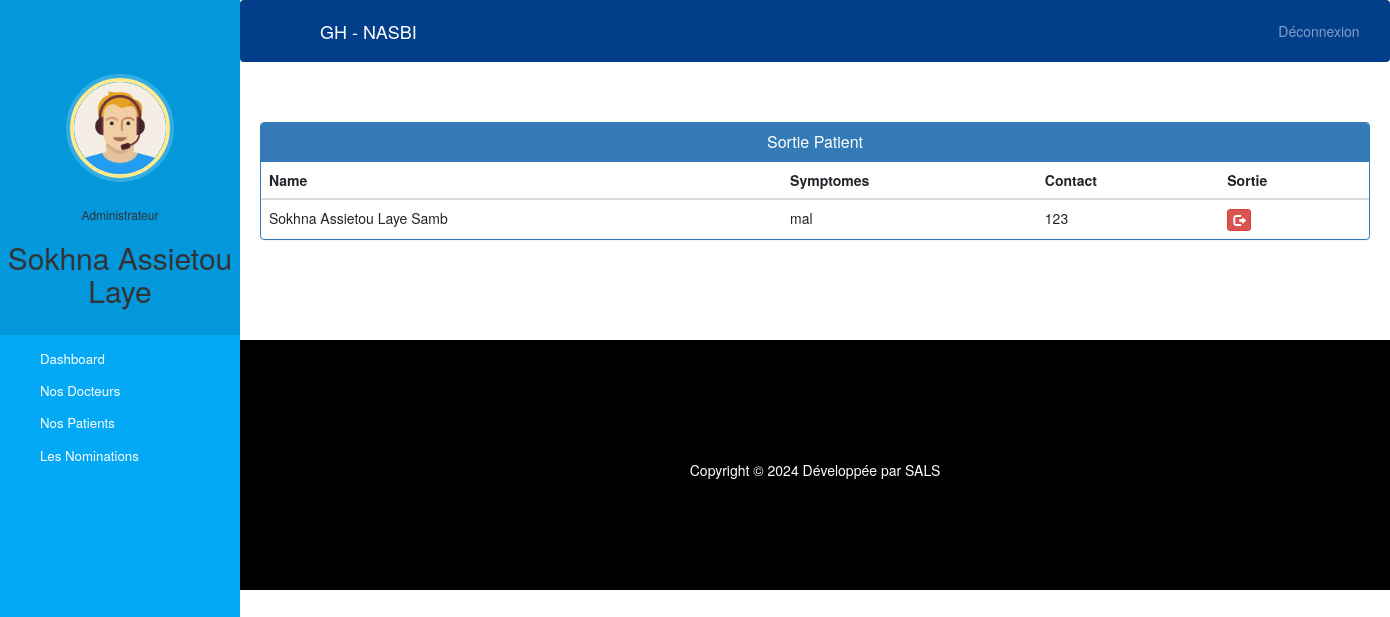
Screenshot of /admin-discharge-patient (signed in) with the database file from the repository.
### hospital/models.py (models this page shows, shortened)
class Patient(models.Model):
    user=models.OneToOneField(User,on_delete=models.CASCADE)
    profile_pic= models.ImageField(upload_to='profile_pic/PatientProfilePic/',null=True,blank=True)
    address = models.CharField(max_length=40)
    mobile = models.CharField(max_length=20,null=False)
    symptoms = models.CharField(max_length=100,null=False)
    assignedDoctorId = models.PositiveIntegerField(null=True)
    admitDate=models.DateField(auto_now=True)
    status=models.BooleanField(default=False)
    @property
    def get_name(self):
        return self.user.first_name+" "+self.user.last_name

### hospital/views.py (the view)
# urls.py: path('admin-discharge-patient', views.admin_discharge_patient_view,name='admin-discharge-patient'),
@login_required(login_url='adminlogin')
@user_passes_test(is_admin)
def admin_discharge_patient_view(request):
    patients=models.Patient.objects.all().filter(status=True)
    return render(request,'hospital/admin_discharge_patient.html',{'patients':patients})

### hospital/views.py (called while the page is built)
def is_admin(user):
    return user.groups.filter(name='ADMIN').exists()

### templates/hospital/admin_discharge_patient.html (shortened to what this page needs)
{% extends 'hospital/admin_base.html' %}
{% block content %}
<head>
  <link href="//netdna.bootstrapcdn.com/bootstrap/3.0.0/css/bootstrap.min.css" rel="stylesheet" id="bootstrap-css">
</head>
<div class="container">
  <div class="panel panel-primary">
    <div class="panel-heading">
      <h6 class="panel-title">Sortie Patient</h6>
    </div>
    <table class="table table-hover" id="dev-table">
      <thead>
        <tr>
          <th>Name</th>
          <th>Symptomes</th>
          <th>Contact</th>
          <th>Sortie</th>
        </tr>
      </thead>
      {% for p in patients %}
      <tr>
        <td> {{p.get_name}}</td>
        <td>{{p.symptoms}}</td>
        <td>{{p.mobile}}</td>
        <td><a class="btn btn-danger btn-xs" href="{% url 'discharge-patient' p.id  %}"><span class="glyphicon glyphicon-log-out"></span></a></td>
      </tr>
      {% endfor %}
    </table>
  </div>
</div>
{% endblock content %}

### templates/hospital/admin_base.html (shortened to what this page needs)
<!DOCTYPE html>
{% load static %}
<html lang="en">
<head>
  <link rel="stylesheet" href="https://stackpath.bootstrapcdn.com/bootstrap/4.3.1/css/bootstrap.min.css">
  <link rel="stylesheet" href="https://maxcdn.bootstrapcdn.com/font-awesome/4.7.0/css/font-awesome.min.css">
  <link rel="stylesheet" href="{% static '/style.css' %}">
</head>
<body>
  <nav class="menu" tabindex="0">
    <header class="avatar">
      <img src="{% static "images/adminpropic.png" %}" style="height:100px;margin-top:50px" />
      <br><br>
      <h6>Administrateur</h6>
      <h2>{{request.user.first_name}}</h2>
    </header>
    <ul>
      <li tabindex="0" class="icon-dashboard"> <a style="color:white; text-decoration:none;" href="admin-dashboard"><span>Dashboard</span></a> </li>
      <li tabindex="0" class="icon-customers"> <a style="color:white; text-decoration:none;" href="admin-doctor"><span>Nos Docteurs</span></a></li>
      <li tabindex="0" class="icon-users"> <a style="color:white; text-decoration:none;" href="admin-patient"><span>Nos Patients</span></a></li>
      <li tabindex="0" class="icon-calendar"> <a style="color:white; text-decoration:none;" href="admin-appointment"><span>Les Nominations</span></a></li>
    </ul>
  </nav>
  <main>
    <div class="bs-example">
      <nav class="navbar navbar-expand-md  navbar-dark fixed-top" style="background:#023e8a;">
        <a href="/admin-dashboard" class="navbar-brand" style="margin-left:54px">GH - NASBI</a>
        <div class="collapse navbar-collapse justify-content-between" id="navbarCollapse">
          <div class="navbar-nav" style=" margin-left: 90%;">
            <a href="/logout" class="nav-item nav-link">Déconnexion</a>
          </div>
        </div>
      </nav>
    </div>
    <br><br>
    {% block content %}
    {% endblock content %}
    <br><br><br><br>
    <footer>
      <br>
      <div class="container">
        <div class="row">
          <div class="col-md-12 col-sm-12">
            <div style="color:#ffffff;" class="wow fadeInUp footer-copyright">
              <p>
                Copyright &copy; 2024 Développée par SALS </p>
            </div>
          </div>
        </div>
      </div>
    </footer>
  </main>
</body>
</html>

### static/style.css (style rules this page uses)
body { padding-left: 240px; }
main { position: relative; height: 100vh; }
.menu { background: #e47321; height: 100vh; width: 240px; position: fixed; top: 0px; left: 0; z-index: 5; outline: none; }
.menu .avatar { background: rgba(0, 0, 0, 0.1); padding: 2em 0.5em; text-align: center; }
.menu .avatar img { width: 100px; border-radius: 50%; overflow: hidden; border: 4px solid #ffea92; box-shadow: 0 0 0 4px rgba(255, 255, 255, 0.2); }
.menu .avatar h2 { font-weight: normal; margin-bottom: 0; }
.menu ul { list-style: none; padding: 0.5em 0; margin: 0; }
.menu ul li { padding: 0.5em 1em 0.5em 3em; font-size: 0.95em; font-weight: regular; background-repeat: no-repeat; background-position: left 15px center; background-size: auto 20px; transition: all 0.15s linear; cursor: pointer; }
.menu ul li.icon-dashboard { background-image: url("http://www.entypo.com/images//gauge.svg"); }
.menu ul li.icon-customers { background-image: url("http://www.entypo.com/images//briefcase.svg"); }
.menu ul li.icon-users { background-image: url("http://www.entypo.com/images//users.svg"); }
.menu ul li.icon-calendar { background-image: url("http://www.entypo.com/images//calendar.svg"); }

### templates/hospital/admin_base.html (style rules this page uses)
a:link { text-decoration: none; }
a { color: white; }
footer { padding: 0px 0px 0px 0px; background-color: black; margin: 0px; }
p { text-align: center; }
body { padding-left: 240px; }
main { position: relative; height: 100vh; }
.menu { background: #03a9f4; height: 100vh; width: 240px; position: fixed; top: 0px; left: 0; z-index: 5; outline: none; }
.menu .avatar { background: rgba(0, 0, 0, 0.1); padding: 2em 0.5em; text-align: center; }
.menu .avatar img { width: 100px; border-radius: 50%; overflow: hidden; border: 4px solid #ffea92; box-shadow: 0 0 0 4px rgba(255, 255, 255, 0.2); }
.menu .avatar h2 { font-weight: normal; margin-bottom: 0; }
.menu ul { list-style: none; padding: 0.5em 0; margin: 0; }
.menu ul li { padding: 0.5em 1em 0.5em 3em; font-size: 0.95em; font-weight: regular; background-repeat: no-repeat; background-position: left 15px center; background-size: auto 20px; transition: all 0.15s linear; cursor: pointer; }
.menu ul li.icon-dashboard { background-image: url("http://www.entypo.com/images//gauge.svg"); }
.menu ul li.icon-customers { background-image: url("http://www.entypo.com/images//briefcase.svg"); }
.menu ul li.icon-users { background-image: url("http://www.entypo.com/images//users.svg"); }
.menu ul li.icon-calendar { background-image: url("http://www.entypo.com/images//calendar.svg"); }

### templates/hospital/admin_discharge_patient.html (style rules this page uses)
a:link { text-decoration: none; }
h6 { text-align: center; }
.row { margin: 100px; }

### rows the page displays
Patient: get_name "Sokhna Assietou Laye Samb", symptoms "mal", mobile "123"

### other values shown
{{ request.user.first_name }} "Sokhna Assietou Laye"
